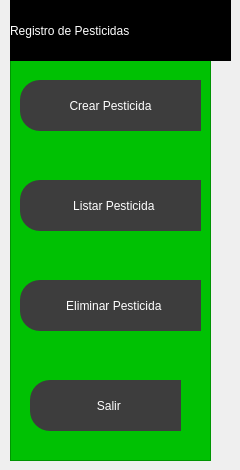
               <widget class="QWidget" name="hoja3">
                <widget class="QFrame" name="frame_5">
                 <property name="geometry">
                  <rect>
                   <x>10</x>
                   <y>60</y>
                   <width>201</width>
                   <height>401</height>
                  </rect>
                 </property>
                 <property name="styleSheet">
                  <string notr="true">QFrame{
	
	background-color: rgb(0, 193, 3);
}

QPushButton{
background-color:rgb(61,61,61);
border-top-left-radius:20px;
border-bottom-left-radius:20px;
color: rgb(255,255,255);
font: 77 10pt &quot;Arial Black&quot;;
}
QPushButton:hover{
background-color:white;
border-top-left-radius:20px;
border-bottom-left-radius:20px;
color:rgb(0,0,0);
font:77 10pt &quot;Arial Black&quot;;
}</string>
                 </property>
                 <property name="frameShape">
                  <enum>QFrame::StyledPanel</enum>
                 </property>
                 <property name="frameShadow">
                  <enum>QFrame::Raised</enum>
                 </property>
                 <widget class="QPushButton" name="pushButton_13">
                  <property name="geometry">
                   <rect>
                    <x>10</x>
                    <y>20</y>
                    <width>181</width>
                    <height>51</height>
                   </rect>
                  </property>
                  <property name="text">
                   <string>Crear Pesticida</string>
                  </property>
                  <property name="icon">
                   <iconset>
                    <normaloff>Imagenes/Crear.svg</normaloff>Imagenes/Crear.svg</iconset>
                  </property>
                  <property name="iconSize">
                   <size>
                    <width>25</width>
                    <height>25</height>
                   </size>
                  </property>
                 </widget>
                 <widget class="QPushButton" name="pushButton_14">
                  <property name="geometry">
                   <rect>
                    <x>10</x>
                    <y>120</y>
                    <width>181</width>
                    <height>51</height>
                   </rect>
                  </property>
                  <property name="text">
                   <string>  Listar Pesticida</string>
                  </property>
                  <property name="icon">
                   <iconset>
                    <normaloff>Imagenes/Listar.svg</normaloff>Imagenes/Listar.svg</iconset>
                  </property>
                  <property name="iconSize">
                   <size>
                    <width>20</width>
                    <height>20</height>
                   </size>
                  </property>
                 </widget>
                 <widget class="QPushButton" name="pushButton_15">
                  <property name="geometry">
                   <rect>
                    <x>10</x>
                    <y>220</y>
                    <width>181</width>
                    <height>51</height>
                   </rect>
                  </property>
                  <property name="text">
                   <string>  Eliminar Pesticida</string>
                  </property>
                  <property name="icon">
                   <iconset>
                    <normaloff>Imagenes/Eliminar.svg</normaloff>Imagenes/Eliminar.svg</iconset>
                  </property>
                  <property name="iconSize">
                   <size>
                    <width>20</width>
                    <height>20</height>
                   </size>
                  </property>
                 </widget>
                 <widget class="QPushButton" name="pushButton_16">
                  <property name="geometry">
                   <rect>
                    <x>20</x>
                    <y>320</y>
                    <width>151</width>
                    <height>51</height>
                   </rect>
                  </property>
                  <property name="text">
                   <string>  Salir</string>
                  </property>
                  <property name="icon">
                   <iconset>
                    <normaloff>Imagenes/Salir.svg</normaloff>Imagenes/Salir.svg</iconset>
                  </property>
                  <property name="iconSize">
                   <size>
                    <width>20</width>
                    <height>20</height>
                   </size>
                  </property>
                 </widget>
                </widget>
                <widget class="QLabel" name="label_4">
                 <property name="geometry">
                  <rect>
                   <x>10</x>
                   <y>0</y>
                   <width>221</width>
                   <height>61</height>
                  </rect>
                 </property>
                 <property name="styleSheet">
                  <string notr="true">color: rgb(255, 255, 255);
background-color: rgb(0, 0, 0);
font: 900 12pt &quot;Arial Black&quot;;</string>
                 </property>
                 <property name="text">
                  <string>Registro de Pesticidas</string>
                 </property>
                </widget>
               </widget>
